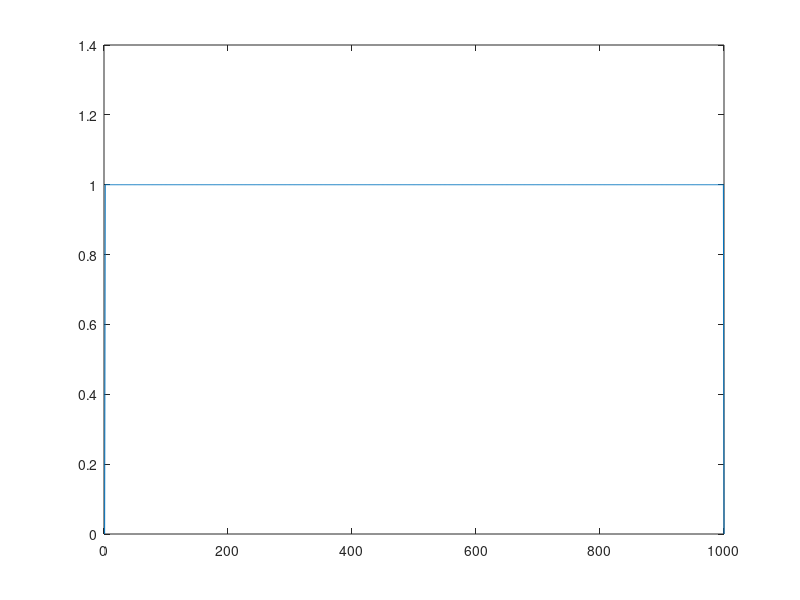

Reproduce this figure in MATLAB.
% - try basic search reduction in Bin Search
%    - compare count with last value to search only edges above or below that.
%    - NO improvement for counts in the middle log2(n)/(log2(n/2)+1) =~1 
%    - because for uniform dist there is an equal chance of a n(1-x) or nx counts then the weighted evaluation time 1/2 ((Log[numc*x] + 1) + (Log[numc*(1 - x)] + 1)) whcih must be integerated over the distrubution
%    - trying to evaluate that expresison is fucked

unit_hat=@(x) double(x<1 & x>0);
dist_un=@(x) unit_hat(x);
dist_un(0.2)
sumdist=integral(dist_un,-inf,inf,'RelTol',1e-4)
dist=@(x) dist_un(x)/sumdist;
dist(0.2)
intup=@(x) arrayfun(@(y) integral(dist,y,inf,'RelTol',1e-4,'AbsTol',1e-6),x);
intdown=@(x) arrayfun(@(y) integral(dist,-inf,y,'RelTol',1e-4,'AbsTol',1e-6),x);
intup(0.5)
intdown(0.5)
plot(dist(linspace(0,1,1e3)));

%%
ncounts=1e5;
rel_eval_time=@(x) dist(x).*0.5.*(log2(ncounts.*intup(x))+log2(ncounts.*intdown(x)))./log2(ncounts);
rel_eval_time(0.9999)
%%
dx=1e-3
integral(rel_eval_time,dx,1-dx,'ArrayValued',0)

